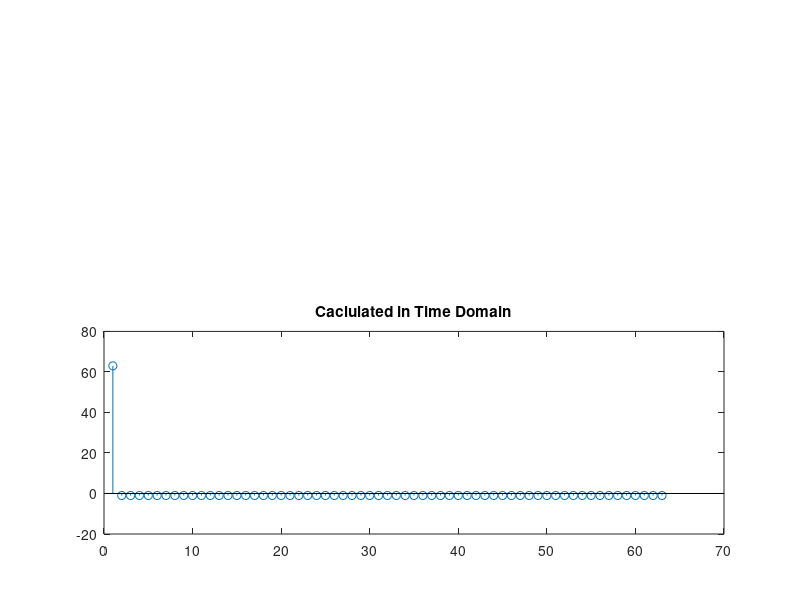
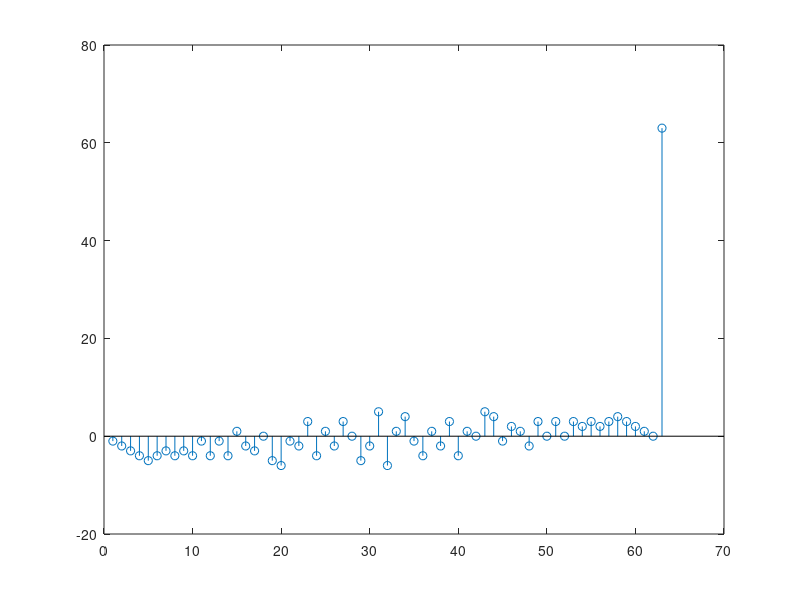
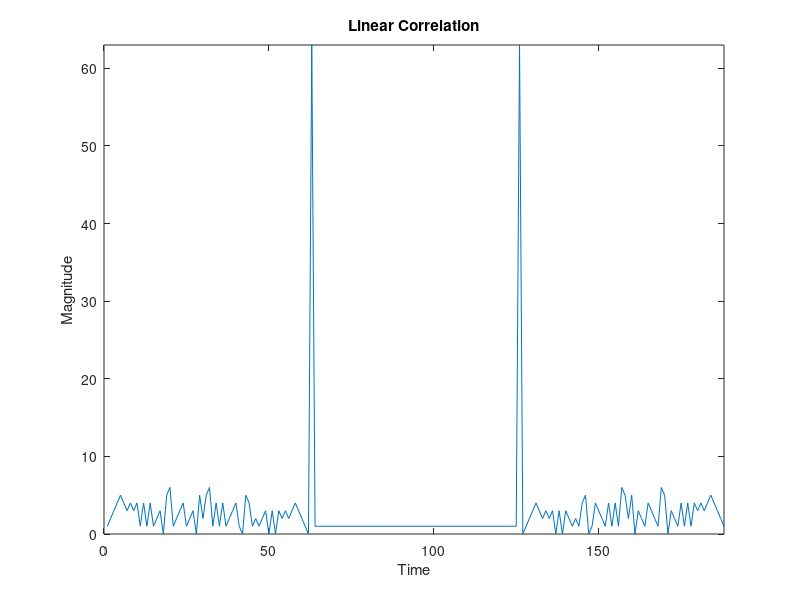
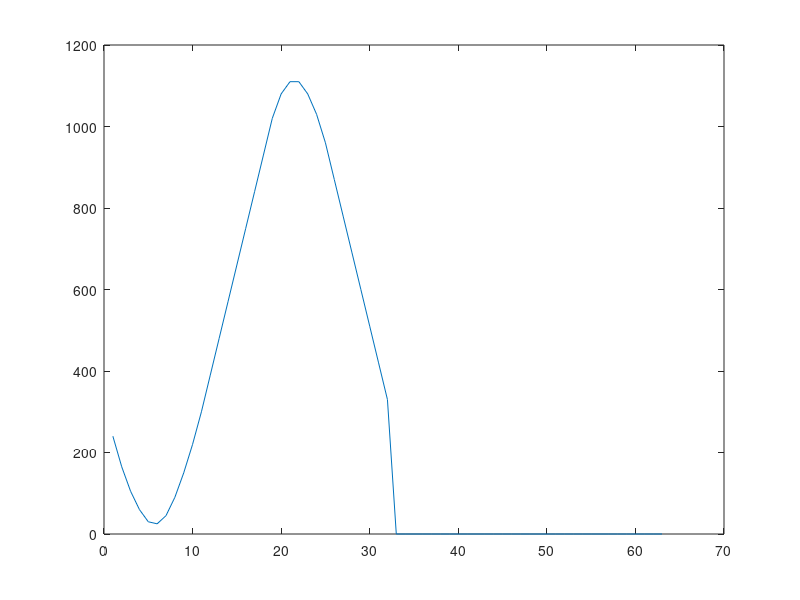

Write MATLAB code to recreate these figures, in order.
close all
clear all

% M Sequence
G = [1 0 0 0 0 1 1];
GF = G(2:end); 
N = length(G)-1; 
M = 2^N-1;
Reg = zeros(1,N); 
x = zeros(M,1);
% Number of zeros

% Initalise Reg 
Reg(end)=1;   
 
for n = 1:M
    buffer = mod(sum(GF.*Reg),2);      % Caluculate New Bit
    Reg = [buffer,Reg(1:N-1)];         % Shift Register   
    x(n) = Reg(N);
end
% numZeros = find(x == 0);
% numOnes = find(x == 1);
% numZeros = length(numZeros);
% numOnes = length(numOnes);
% if (numOnes-numZeros)== 1
%     disp('Balanced')
% else
%     disp('Unbalanced')
% end

% Correlation

xNew = x.*2-1;
x = xNew;
h = x;
Nx = length(x);
Nh = length(h);
  
N = Nx;       % For Circular Correlation Nx must be equal to Nh
% Time Domain Circular Correlation
y = zeros(1,N);
for n=1:N 
    y(n) = sum(x(mod(-n+1:1:Nh-n,Nx)+1).*h(1:Nh)); 
    % mod(Nk,Nh) if Nh ~= 0,returns Nk + n.*Nh where n = floor(Nk./Nh).
end

figure
stem(abs(y))
title('Circular Correlation')
xlabel('Time');
ylabel('Magnitude');
axis([0 length(y) min(abs(y)) max(abs(y))])


% Frequency Domain Correlation
X = fft(xNew);
AutoCol = X.*conj(X);%abs(X).^2;

% Time Domain Correlation
TimeDomainConv = ifft(AutoCol);
subplot(2,1,2)
stem(TimeDomainConv)
title('Caclulated in Time Domain')

% Time Domain Linear Correlation
for n=1:N  
    xk= mod(-Nh-n:1:-Nh-1,Nx)+1;
    y2(n) = sum(x(xk).*h(1:length(xk))); 
end

% y=zeros(1,N);
% X = x; 
% H = h;
% for n=-Nx:1:Nx;
%     n2=mod(n,Nx)+1; 
%     for k=1:1:n2;
%         y(n2)=y(n2)+X(n+k+1)*H(k);
%     end;
% end;

figure
stem(y2)
h = conj(flipdim([h;h],1));
y = conv(x,h);
figure
plot(abs(y));
title('Linear Correlation')
xlabel('Time');
ylabel('Magnitude');
axis([0 length(y) min(abs(y)) max(abs(y))])

%%
% Convolution
x =[0 0 0 0 1 2 3 4 5 6 7 8 9 10 11 12 13 14 13 12 11 10 9 8 7 6 5 4 3 2 1 0] ;
h = [ 0 15 15 15 15 10 10 10 0 0 0 0 0 0 0 0 0 0 0 0 0 0 0 0 0 0 0 0 0 0 0 0] ;
Nx = length(x); 
Nh = length(h); 
  
N = Nx;       % For Circular convolution Nx must be equal to Nh

% Time Domain Circular Convolution
y = zeros(1,n);
for n=1:Nx 
    y(n) = sum(x(1:Nx).*h(mod(n-1:-1:n-Nh, Nh)+1)); 
    % mod(Nk,Nh) if Nh ~= 0,returns Nk - n.*Nh where n = floor(Nk./Nh).
end
figure
plot(y)

% Time Domain Linear Convolution
% h = [ 0 15 15 15 15 10 10 10 0 0 0 0 0 0 0 ] ;
Nx = length(x); 
Nh = length(h); 

figure
subplot(2,1,1)
y = conv(x,h);
plot(y)

N = Nx+Nh-1;
% Zero Padding of signals x and h
X=zeros(1,N);
H=zeros(1,N);
X(1:Nx) = x;
H(1:Nh) = h;
y=zeros(1,N);

for n=1:1:N;
    for k=1:1:n;
        y(n)=y(n)+X(k)*H(n-k+1);
    end;
end;
subplot(2,1,2)
plot(y)
